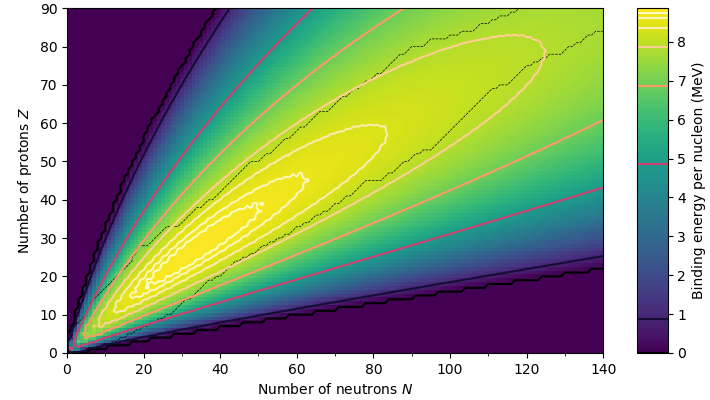

The script that saved this image:
import numpy as np
from matplotlib import pyplot

from data import gathers, binding_per_nucleon

if __name__ == '__main__':
    fig, ax = pyplot.subplots(constrained_layout=True)
    #ax.set_title('Semi-empirical mass formula $SEMF(N, Z)$')

    ax.set_xlabel('Number of neutrons $N$')
    ax.set_xlim(0, 140)
    n = np.arange(1, 143)
    ax.set_xticks(range(10, 140, 10), minor=True)

    ax.set_ylabel('Number of protons $Z$')
    ax.set_ylim(0, 90)
    z = np.arange(1, 93)

    N, Z = np.meshgrid(n, z)
    E = binding_per_nucleon(N, Z) / 1000
    E[E<0] = 0
    image = ax.imshow(E, cmap='viridis', origin='lower', alpha=1)
    
    E_known = gathers('E_known', 0)(N, Z)
    experimental_contour = ax.contour(E_known, (0,), cmap='gray',
        linestyles=('dashed', ), linewidths=(0.5, ))

    cbar = fig.colorbar(image)
    cbar.ax.set_ylabel('Binding energy per nucleon (MeV)')

    M = E.max()
    contours = (0, M-8, M-4, M-2, M-1, M-1/2, M-1/4, M-1/8)
    cbar.add_lines(ax.contour(E, contours, cmap='magma'))

    fig.set_size_inches(7.1, 4)
    pyplot.savefig('prediction.png', transparent=True)
